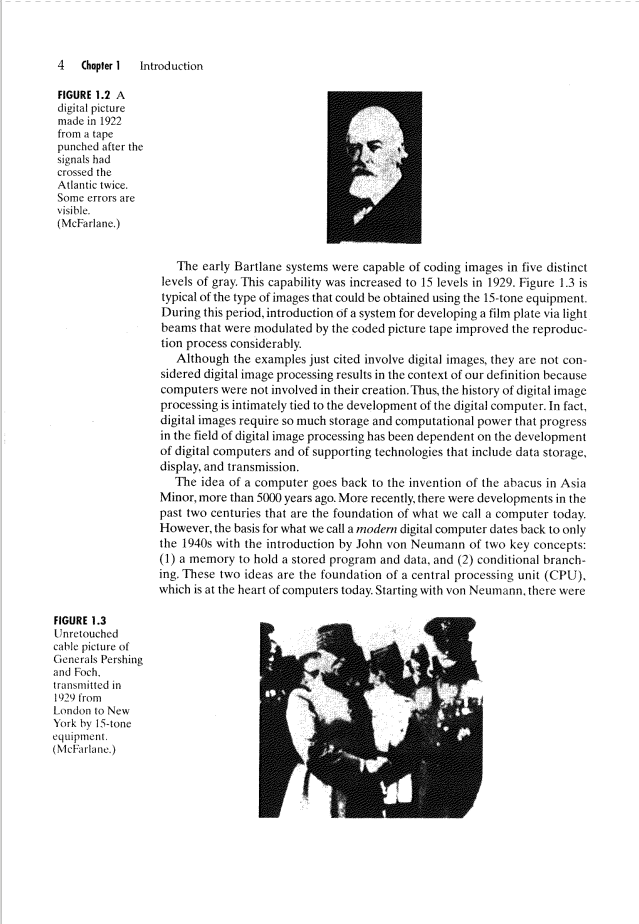
#> input picture test_images/3.png, 639 x 924 px, found by its file name
$ python untitled1.py   (older library calls are emulated)
#> lines starting #> are read from the running program, lines starting #| are printed output that depends on the picture; after the words box and inside, x2 and y2 are one past the last pixel; in counts of white or black regions, pixels touching at a corner belong together
import cv2
import numpy as np
import pytesseract

img=cv2.imread('/home/saujanya/OCR/practice/final/test_images/3.png')
#> img is the input picture: shape (924, 639, 3); mean B, G, R 229.4, 229.4, 229.4
cv2.imshow("Original",img)
gray=cv2.cvtColor(img,cv2.COLOR_BGR2GRAY)
gray=np.bitwise_not(gray)
#cv2.imshow("grayscale",gray)
b_fil=cv2.bilateralFilter(gray,7,50,50)
# [5 lines of commented-out code are left out]
(T,thresh)=cv2.threshold(b_fil,200,255,cv2.THRESH_BINARY)
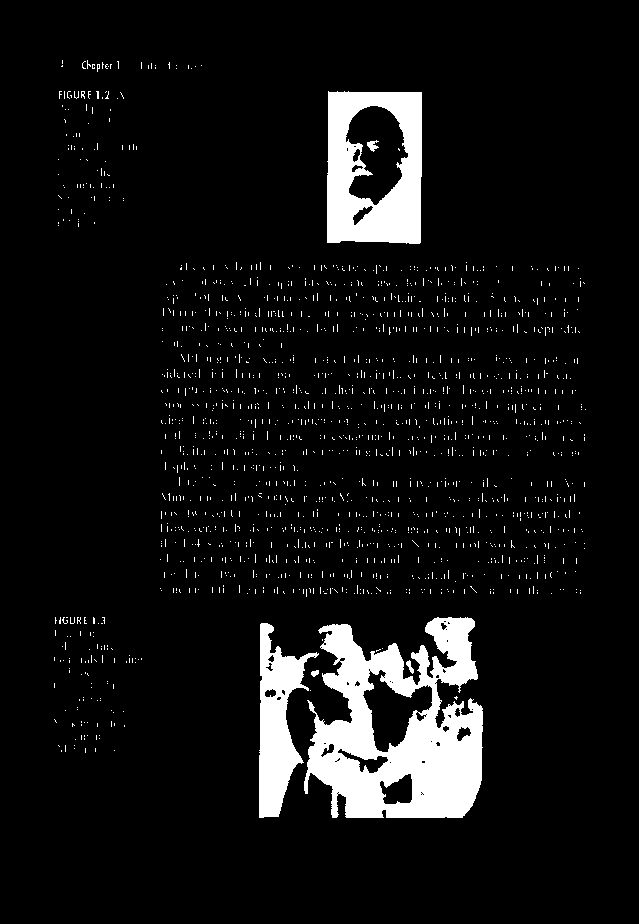
#> thresh: shape (924, 639); 7.2% white; 1813 white regions (1806 under 20 px), largest, box (x1, y1, x2, y2) and area: (304, 617, 483, 818) 21275, (327, 91, 422, 244) 9979, (259, 623, 319, 818) 5583
# [12 lines of commented-out code are left out]

cord=np.column_stack(np.where(thresh>0))
#> cord = 42626 pairs, first value 60 to 817, second value 54 to 585
angle=cv2.minAreaRect(cord)[-1]
#> angle = -0.46
if angle < -45:
    angle=-(angle+90)
else:
    angle=-angle
#> angle = 0.46

(h,w)=img.shape[:2]
center=(w//2 , h//2)
M=cv2.getRotationMatrix2D(center,angle,1.0)
#> M = [[1, 0.00803, -3.7], [-0.00803, 1, 2.58]]
rotated=cv2.warpAffine(img,M,(w,h),flags=cv2.INTER_CUBIC,borderMode=cv2.BORDER_REPLICATE)
(t,finalrot)=cv2.threshold(rotated,200,255,cv2.THRESH_BINARY)
#cv2.imwrite("Straight.png",final)

#text=pytesseract.image_to_string(final)
#print(text)

cv2.imshow('Rotated',finalrot)
cv2.imshow('Original',img)
b_fil=cv2.bilateralFilter(finalrot,7,50,50)
(T,thresh1)=cv2.threshold(b_fil,200,255,cv2.THRESH_BINARY_INV)
horizontal_img=thresh1
vertical_img=thresh1
kernel=cv2.getStructuringElement(cv2.MORPH_RECT,(50,1))
horizontal_img=cv2.erode(horizontal_img,kernel,1)
#> horizontal_img: shape (924, 639, 3); 1.1% white; 19 white regions (9 under 20 px), largest, box (x1, y1, x2, y2) and area: (333, 744, 462, 817) 3889, (350, 204, 396, 242) 1143, (349, 91, 396, 106) 692
horizontal_img=cv2.dilate(horizontal_img,kernel,1)
#> horizontal_img: shape (924, 639, 3); 3.1% white; 16 white regions, largest, box (x1, y1, x2, y2) and area: (309, 744, 487, 817) 9698, (326, 204, 421, 242) 3005, (310, 723, 380, 746) 1438

kernel=cv2.getStructuringElement(cv2.MORPH_RECT,(1,50))
vertical_img=cv2.erode(vertical_img,kernel,1)
vertical_img=cv2.dilate(vertical_img,kernel,1)

mask_img=horizontal_img+vertical_img;
kernel_mask_h=cv2.getStructuringElement(cv2.MORPH_RECT,(1,20))
kernel_mask_v=cv2.getStructuringElement(cv2.MORPH_RECT,(20,1))
final_mask_v=cv2.dilate(vertical_img,kernel_mask_v,1)
final_mask_h=cv2.dilate(horizontal_img,kernel_mask_h,1)
#> final_mask_h: shape (924, 639, 3); 6.3% white; 7 white regions, largest, box (x1, y1, x2, y2) and area: (309, 697, 487, 827) 18906, (323, 651, 482, 696) 5531, (326, 195, 421, 252) 5399
mask_img=final_mask_h+final_mask_v
not_i=np.bitwise_not(mask_img)
final=np.bitwise_and(not_i,thresh1)

final1=cv2.bilateralFilter(final,15,50,50)

#Writing image
cv2.imwrite("line_removed.png",np.bitwise_not(final1))


# [4 lines of commented-out code are left out]
cv2.imshow("Final1",np.bitwise_not(final1))
image1 = np.bitwise_not(final1)
image2 = np.bitwise_not(final1)
image3 = np.bitwise_not(final1)

# hardcoded assigning of output images for the 3 input images
output1_letter = image1.copy()
output1_word = image1.copy()
output1_line = image1.copy()
output1_par = image1.copy()
output1_margin = image1.copy()

output2_letter = image2.copy()
output2_word = image2.copy()
output2_line = image2.copy()
output2_par = image2.copy()
output2_margin = image2.copy()


output3_letter = image3.copy()
output3_word = image3.copy()
output3_line = image3.copy()
output3_par = image3.copy()
output3_margin = image3.copy()

gray1 = cv2.cvtColor(image1, cv2.COLOR_BGR2GRAY)
gray2 = cv2.cvtColor(image2, cv2.COLOR_BGR2GRAY)
gray3	= cv2.cvtColor(image3, cv2.COLOR_BGR2GRAY)

# clean the image using otsu method with the inversed binarized image
ret1,th1 = cv2.threshold(gray1,0,255,cv2.THRESH_BINARY_INV+cv2.THRESH_OTSU)
#> th1: shape (924, 639); 6.9% white in thin lines or dots, all inside (x1, y1, x2, y2) = (0, 62, 587, 821)
#> ret1 = 0
ret2,th2 = cv2.threshold(gray2,0,255,cv2.THRESH_BINARY_INV+cv2.THRESH_OTSU)
#> ret2 = 0
ret3,th3 = cv2.threshold(gray3,0,255,cv2.THRESH_BINARY_INV+cv2.THRESH_OTSU)
#> ret3 = 0

#processing letter by letter boxing
def process_letter(thresh,output):
	# assign the kernel size
	kernel = np.ones((2,1), np.uint8) # vertical
	# use closing morph operation then erode to narrow the image
	temp_img = cv2.morphologyEx(thresh,cv2.MORPH_CLOSE,kernel,iterations=3)
#> temp_img: shape (924, 639); 7.8% white; 1338 white regions (348 under 20 px), largest, box (x1, y1, x2, y2) and area: (300, 627, 333, 685) 677, (412, 645, 431, 677) 292, (358, 142, 381, 168) 278
	# temp_img = cv2.erode(thresh,kernel,iterations=2)
	letter_img = cv2.erode(temp_img,kernel,iterations=1)
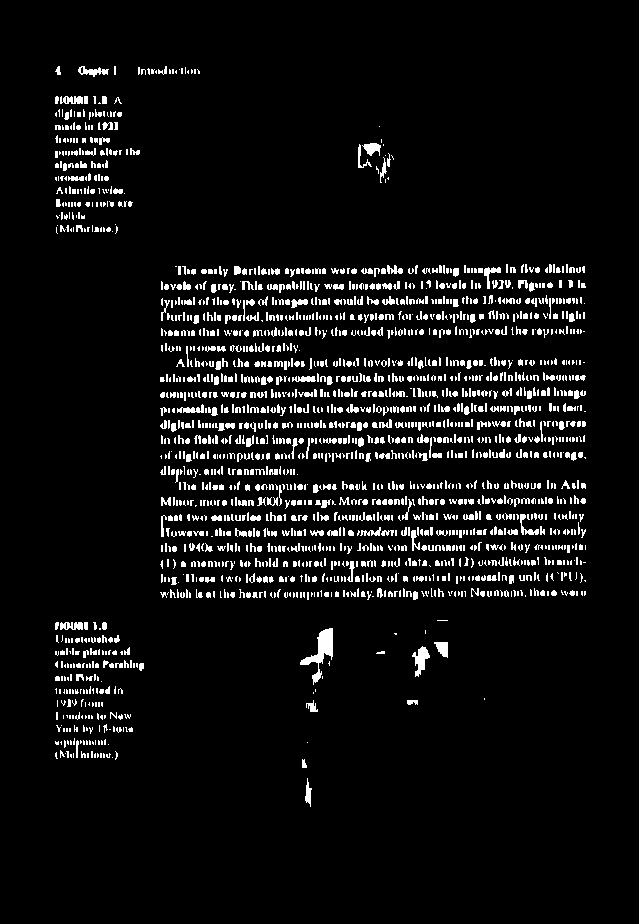
#> letter_img: shape (924, 639); 6.3% white in thin lines or dots, all inside (x1, y1, x2, y2) = (55, 66, 586, 807)

	# find contours
	(_,contours, _) = cv2.findContours(letter_img.copy(), cv2.RETR_EXTERNAL,cv2.CHAIN_APPROX_SIMPLE)
#> contours = 1931 contours, 1776 with area under 20; largest, box (x1, y1, x2, y2) and area: (300, 628, 333, 685) 538, (412, 646, 430, 677) 223, (78, 66, 109, 77) 134, (434, 642, 448, 658) 124, (362, 143, 381, 156) 124

	# loop in all the contour areas
	for cnt in contours:
		x,y,w,h = cv2.boundingRect(cnt)
		cv2.rectangle(output,(x-1,y-5),(x+w,y+h),(0,255,0),1)
#> this loop made 1931 passes
#> (cnt, x, y, w, h) on passes 4, 6, 7: ([[70, 754], [70, 756], [71, 757], [71, 754]], 70, 754, 2, 4), ([[103, 753], [103, 757], [104, 757], [104, 754]], 103, 753, 2, 5), ([[100, 753], [100, 757], [101, 757], [101, 753]], 100, 753, 2, 5)

	return output


#processing letter by letter boxing
def process_word(thresh,output):
	# assign 2 rectangle kernel size 1 vertical and the other will be horizontal
	kernel = np.ones((2,1), np.uint8)
	kernel2 = np.ones((1,4), np.uint8)
	# use closing morph operation but fewer iterations than the letter then erode to narrow the image
	temp_img = cv2.morphologyEx(thresh,cv2.MORPH_CLOSE,kernel,iterations=2)
#> temp_img: shape (924, 639); 7.6% white in thin lines or dots, all inside (x1, y1, x2, y2) = (0, 64, 587, 823)
	#temp_img = cv2.erode(thresh,kernel,iterations=2)
	word_img = cv2.dilate(temp_img,kernel2,iterations=1)
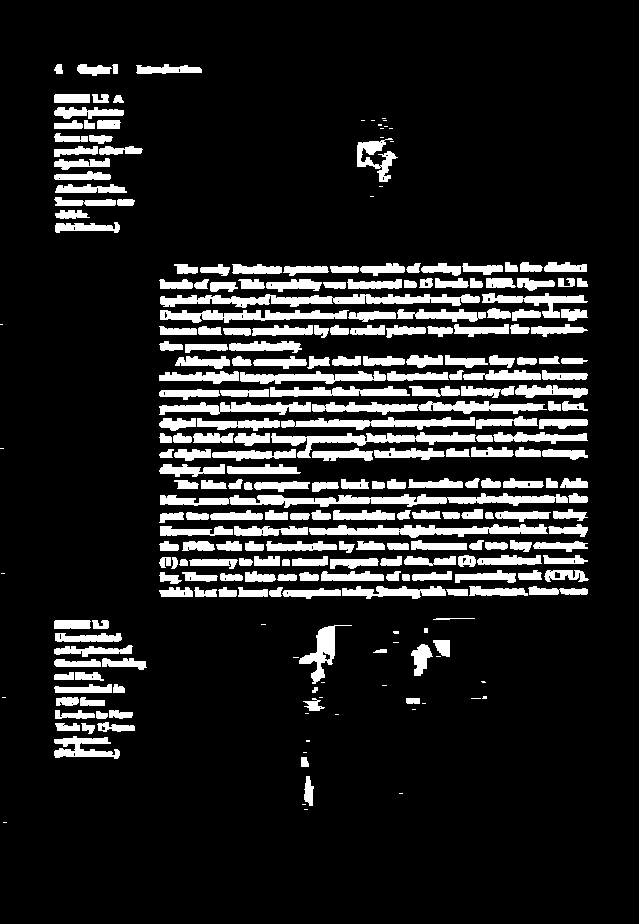
#> word_img: shape (924, 639); 13.2% white; 277 white regions (37 under 20 px)

	(_,contours, _) = cv2.findContours(word_img.copy(), cv2.RETR_EXTERNAL,cv2.CHAIN_APPROX_SIMPLE)
#> contours = 277 contours, 40 with area under 20; largest, box (x1, y1, x2, y2) and area: (160, 493, 568, 508) 2500, (160, 294, 480, 308) 2036, (309, 524, 548, 538) 1522, (271, 432, 476, 458) 1405, (160, 310, 349, 323) 1206

	for cnt in contours:
		x,y,w,h = cv2.boundingRect(cnt)
		cv2.rectangle(output,(x-1,y-5),(x+w,y+h),(0,255,0),1)
#> this loop made 277 passes
#> (x, y, w, h) on passes 5, 6, 9: (304, 776, 10, 30), (301, 757, 8, 10), (54, 736, 66, 23)

	return output

#processing line by line boxing
def process_line(thresh,output):
	# assign a rectangle kernel size	1 vertical and the other will be horizontal
	kernel = np.ones((1,5), np.uint8)
	kernel2 = np.ones((2,4), np.uint8)
	# use closing morph operation but fewer iterations than the letter then erode to narrow the image
	temp_img = cv2.morphologyEx(thresh,cv2.MORPH_CLOSE,kernel2,iterations=2)
#> temp_img: shape (924, 639); 12.7% white; 90 white regions (34 under 20 px), largest, box (x1, y1, x2, y2) and area: (162, 432, 588, 461) 6287, (163, 293, 588, 323) 6276, (162, 370, 588, 384) 3130
	#temp_img = cv2.erode(thresh,kernel,iterations=2)
	line_img = cv2.dilate(temp_img,kernel,iterations=5)
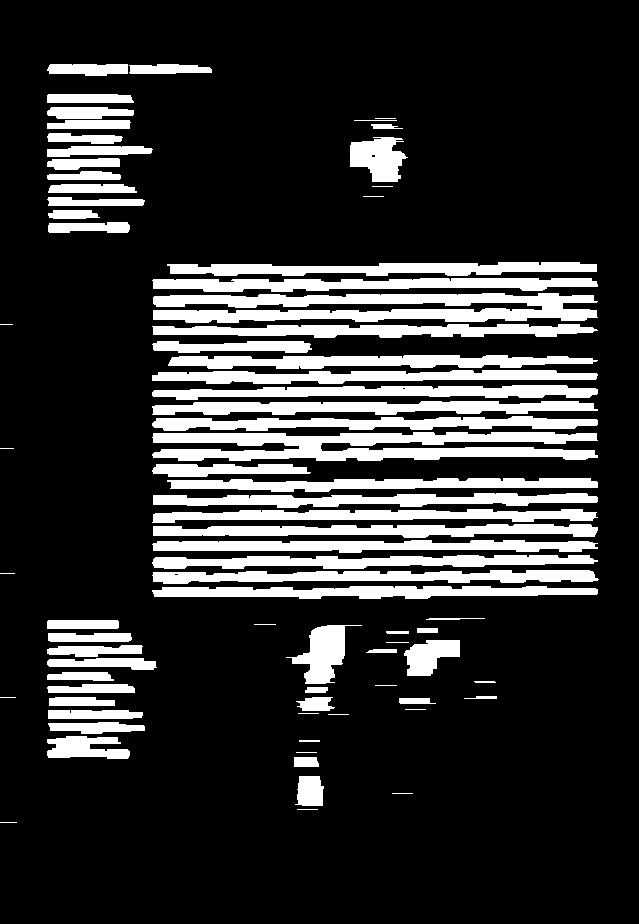
#> line_img: shape (924, 639); 19.1% white; 77 white regions (5 under 20 px)

	(_,contours, _) = cv2.findContours(line_img.copy(), cv2.RETR_EXTERNAL,cv2.CHAIN_APPROX_SIMPLE)
#> contours = 77 contours, 18 with area under 20; largest, box (x1, y1, x2, y2) and area: (153, 293, 598, 323) 8176, (152, 432, 598, 461) 7936, (152, 401, 598, 415) 4016, (152, 278, 598, 292) 3979, (152, 570, 599, 584) 3835

	for cnt in contours:
		x,y,w,h = cv2.boundingRect(cnt)
		cv2.rectangle(output,(x-1,y-5),(x+w,y+h),(0,255,0),1)
#> this loop made 77 passes
#> (x, y, w, h) on passes 4, 5, 8, 9, 12, 14, 15, 16: (295, 776, 29, 30), (294, 757, 25, 10), (47, 736, 83, 23), (48, 722, 97, 12), (48, 710, 95, 9), (399, 698, 37, 6), (296, 697, 39, 14), (49, 697, 66, 9)

	return output

#processing par by par boxing
def process_par(thresh,output):
	# assign a rectangle kernel size
	kernel = np.ones((5,5), 'uint8')
	par_img = cv2.dilate(thresh,kernel,iterations=3)
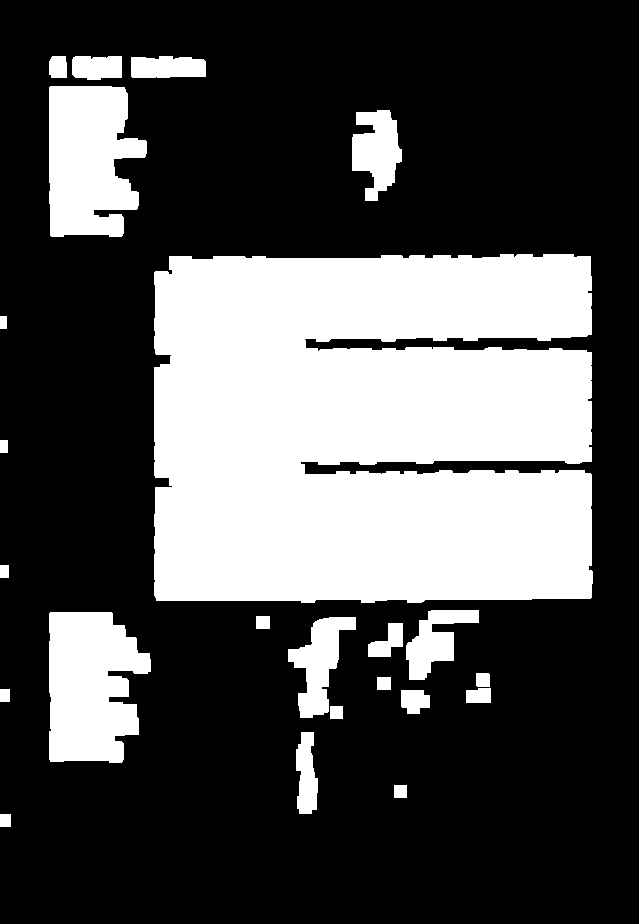
#> par_img: shape (924, 639); 31.2% white; 23 white regions, largest, box (x1, y1, x2, y2) and area: (154, 254, 593, 603) 144450, (49, 612, 151, 763) 12095, (49, 86, 147, 237) 11709

	(_,contours, _) = cv2.findContours(par_img.copy(), cv2.RETR_EXTERNAL,cv2.CHAIN_APPROX_SIMPLE)

	for cnt in contours:
		x,y,w,h = cv2.boundingRect(cnt)
		cv2.rectangle(output,(x,y),(x+w,y+h),(0,255,0),1)
#> this loop made 23 passes
#> cnt on passes 1, 2, 4, 6, 8, 12, 15, 16: [[0, 814], [0, 826], [10, 826], [10, 814]], [[394, 785], [394, 797], [406, 797], [406, 785]], [[330, 706], [330, 718], [342, 718], [342, 706]], [[0, 689], [0, 701], [9, 701], [9, 689]], [[377, 677], [377, 689], [390, 689], [390, 677]], [[256, 616], [256, 628], [269, 628], [269, 616]], [[0, 565], [0, 577], [8, 577], [8, 565]], [[0, 440], [0, 452], [7, 452], [7, 440]]

	return output

#processing margin with paragraph boxing
def process_margin(thresh,output):
	# assign a rectangle kernel size
	kernel = np.ones((20,5), 'uint8')
	margin_img = cv2.dilate(thresh,kernel,iterations=5)
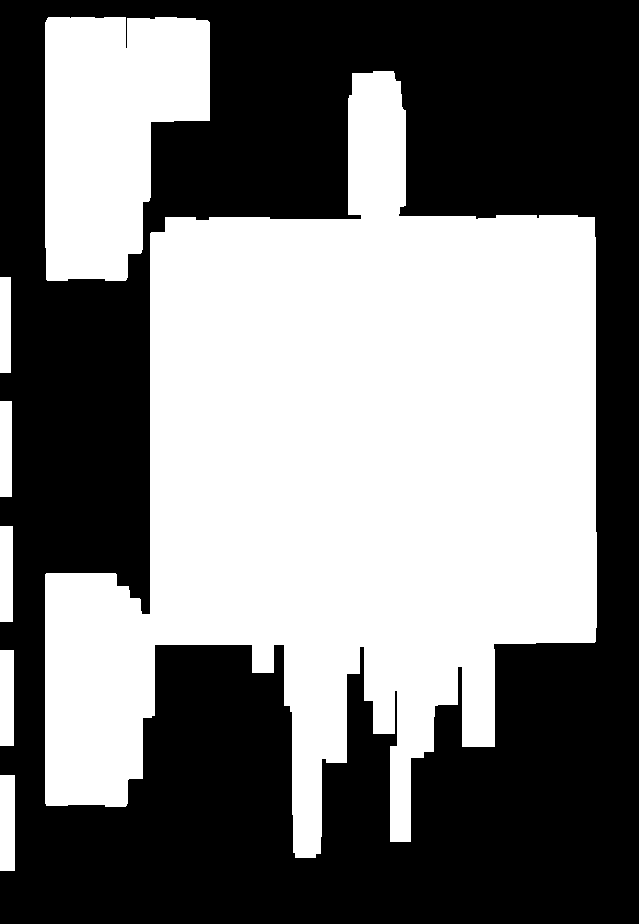
#> margin_img: shape (924, 639); 48.2% white; 7 white regions, largest, box (x1, y1, x2, y2) and area: (45, 71, 597, 858) 245694, (45, 17, 210, 281) 32837, (0, 775, 15, 871) 1440

	(_,contours, _) = cv2.findContours(margin_img.copy(), cv2.RETR_EXTERNAL,cv2.CHAIN_APPROX_SIMPLE)

	for cnt in contours:
		x,y,w,h = cv2.boundingRect(cnt)
		cv2.rectangle(output,(x,y),(x+w,y+h),(0,255,0),1)
#> this loop made 7 passes
#> cnt on passes 1 to 5: [[0, 775], [0, 870], [14, 870], [14, 775]], [[0, 650], [0, 745], [13, 745], [13, 650]], [[0, 526], [0, 621], [12, 621], [12, 526]], [[0, 401], [0, 496], [11, 496], [11, 401]], [[0, 277], [0, 372], [10, 372], [10, 277]]
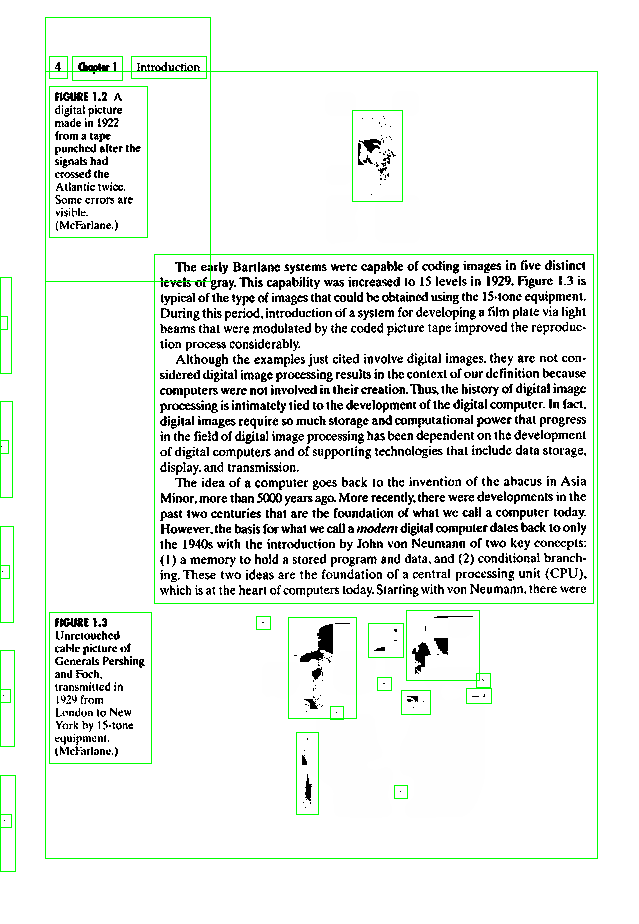
#> output: shape (924, 639, 3); mean B, G, R 233.3, 237.3, 233.3

	return output


# processing and writing the output
output1_letter = process_letter(th1,output1_letter)
output1_word = process_word(th1,output1_word)
output1_line = process_line(th1,output1_line)
# special case for the 5th output because margin with paragraph is just the 4th output with margin
cv2.imshow("output1_letter",output1_letter)
cv2.imshow("output1_word",output1_word)
cv2.imshow("output1_line",output1_line)
cv2.imwrite("output/letter/output1_letter.jpg", output1_letter)
cv2.imwrite("output/word/output1_word.jpg", output1_word)
cv2.imwrite("output/line/output1_line.jpg", output1_line)
output1_par = process_par(th1,output1_par)
cv2.imwrite("output/par/output1_par.jpg", output1_par)
output1_margin = process_margin(th1,output1_par)
cv2.imwrite("output/margin/output1_margin.jpg", output1_par)

output2_letter = process_letter(th2,output2_letter)
#> the loop in process_letter (call 2), `for cnt in contours:` made 1931 passes
#> cnt on passes 3, 4, 6: [[112, 757]], [[70, 754], [70, 756], [71, 757], [71, 754]], [[103, 753], [103, 757], [104, 757], [104, 754]]
output2_word = process_word(th2,output2_word)
#> the loop in process_word (call 2), `for cnt in contours:` made 277 passes
#> cnt on passes 1 to 3: [[3, 822], [6, 822]], [[304, 809], [307, 809]], [[302, 804], [305, 804]]
output2_line = process_line(th2,output2_line)
#> the loop in process_line (call 2), `for cnt in contours:` made 77 passes
#> cnt on passes 1, 2, 3, 6, 7, 10, 11, 13: [[0, 822], [16, 822]], [[297, 809], [317, 809]], [[392, 793], [412, 793]], [[296, 752], [316, 752]], [[299, 740], [299, 741], [319, 741], [319, 740]], [[328, 714], [348, 714]], [[298, 713], [318, 713]], [[405, 709], [425, 709]]

cv2.imwrite("output/letter/output2_letter.jpg", output2_letter)
cv2.imwrite("output/word/output2_word.jpg", output2_word)
cv2.imwrite("output/line/output2_line.jpg", output2_line)
output2_par = process_par(th2,output2_par)
#> the loop in process_par (call 2), `for cnt in contours:` made 23 passes
cv2.imwrite("output/par/output2_par.jpg", output2_par)
output2_margin = process_margin(th2,output2_par)
#> the loop in process_margin (call 2), `for cnt in contours:` made 7 passes
cv2.imwrite("output/margin/output2_margin.jpg", output2_par)

output3_letter = process_letter(th3,output3_letter)
output3_word = process_word(th3,output3_word)
output3_line = process_line(th3,output3_line)

cv2.imwrite("output/letter/output3_letter.jpg", output3_letter)
cv2.imwrite("output/word/output3_word.jpg", output3_word)
cv2.imwrite("output/line/output3_line.jpg", output3_line)
output3_par = process_par(th3,output3_par)
cv2.imwrite("output/par/output3_par.jpg", output3_par)
output3_margin = process_margin(th3,output3_par)
cv2.imwrite("output/margin/output3_margin.jpg", output3_par)

cv2.imshow("output letter", output1_letter)
cv2.imshow("output word", output1_word)
cv2.imshow("output line", output1_line)
cv2.imshow("output par", output1_par)
cv2.imshow("output margin", output1_par)

#> (the run stopped early here; a loop or call above may not have finished)
